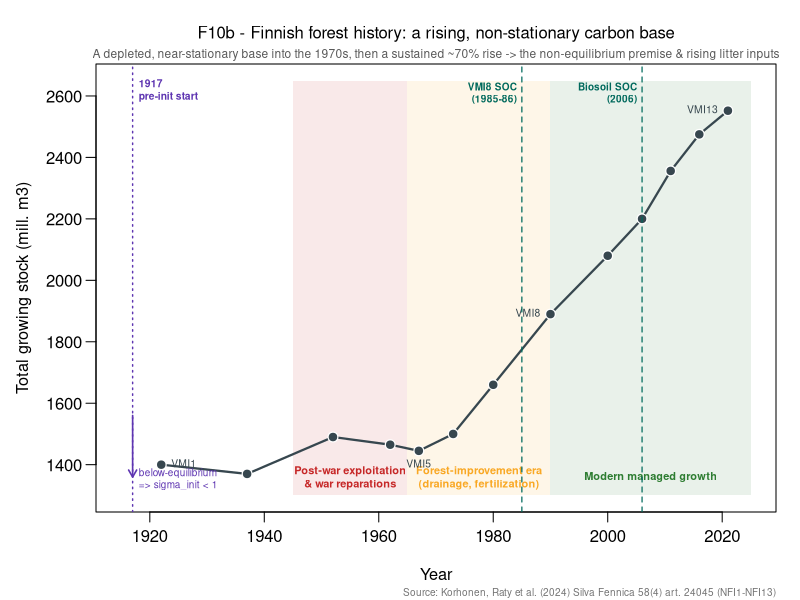

Source code (R):
setwd("/Users/ilmenichetti/Library/CloudStorage/OneDrive-Valtion/HIKET/SOC_modeling")
# F10b — Finnish forest history ([History] thread): the physical justification for a
# below-equilibrium 1917 start (sigma_init < 1) and rising, non-stationary litter inputs.
# Total growing stock from the National Forest Inventory (VMI1..VMI13), management eras
# shaded, the two SOC campaigns we calibrate against marked.
#
# SOURCE: Korhonen, Raty et al. (2024) "Forests of Finland 2019-2023 and their
# development 1921-2023", Silva Fennica 58(5) art. 24045 (open access). Total growing
# stock on productive + poorly productive forest land, whole country. Series now read
# from the single sourced data file (endpoints exact from the paper; NFI2-NFI10
# digitized from Fig 10a) so this figure and the C3 pre-run share ONE source of truth.
# Provenance per point: Data/forest_history/nfi_growing_stock.csv + its README.

# --- NFI total growing stock, mill. m3 (inventory midpoint year) -------------
gs  <- read.csv("Data/forest_history/nfi_growing_stock.csv")
vmi <- data.frame(year  = gs$midpoint_year,
                  stock = gs$total_stock_Mm3,
                  label = paste0("VMI", gs$nfi))

# --- management eras (shading) ----------------------------------------------
eras <- list(
  list(x0=1945, x1=1965, col="#c62828", name="Post-war exploitation\n& war reparations"),
  list(x0=1965, x1=1990, col="#f9a825", name="Forest-improvement era\n(drainage, fertilization)"),
  list(x0=1990, x1=2025, col="#2e7d32", name="Modern managed growth")
)

png("manuscript/figures/F10b_forest_history.png", width=10, height=5.2, units="in", res=200)
par(mar=c(4.4, 4.8, 3.2, 1.2), mgp=c(2.7, 0.7, 0))
xl <- c(1915, 2025); yl <- c(1300, 2650)
plot(NA, xlim=xl, ylim=yl, axes=FALSE, xlab="", ylab="")

# era bands
for (e in eras) {
  rect(e$x0, yl[1], e$x1, yl[2], col=adjustcolor(e$col, 0.10), border=NA)
  text(mean(c(e$x0, e$x1)), yl[1] + 60, e$name, cex=0.66, col=e$col, font=2, adj=0.5)
}

axis(1, at=seq(1920, 2020, 20)); axis(2, las=1); box()
mtext("Year", side=1, line=2.6, cex=0.98)
mtext("Total growing stock (mill. m3)", side=2, line=3.2, cex=0.98)

# growing-stock trajectory
lines(vmi$year, vmi$stock, col="#37474f", lwd=2.2)
points(vmi$year, vmi$stock, pch=21, bg="#37474f", col="white", cex=1.3, lwd=1.2)
# label the endpoints and the mid-century low
key <- vmi$label %in% c("VMI1","VMI5","VMI8","VMI13")
text(vmi$year[key], vmi$stock[key], vmi$label[key], pos=c(4,1,2,2), cex=0.62,
     col="#37474f", offset=0.5)

# --- 1917 below-equilibrium anchor (the calibration pre-init year) ----------
abline(v=1917, col="#5e35b1", lwd=1.4, lty=3)
text(1917, yl[2]-40, "1917\npre-init start", cex=0.62, col="#5e35b1", font=2, pos=4, offset=0.3)
arrows(1917, 1560, 1917, 1360, length=0.08, col="#5e35b1", lwd=1.6)
text(1917, 1345, "below-equilibrium\n=> sigma_init < 1", cex=0.6, col="#5e35b1", pos=4, offset=0.3)

# --- SOC campaigns we calibrate against -------------------------------------
soc <- data.frame(year=c(1985, 2006), name=c("VMI8 SOC\n(1985-86)", "Biosoil SOC\n(2006)"))
for (i in seq_len(nrow(soc))) {
  abline(v=soc$year[i], col="#00695c", lwd=1.2, lty=2)
  text(soc$year[i], 2600, soc$name[i], cex=0.6, col="#00695c", font=2, pos=2, offset=0.25)
}

title(main="F10b - Finnish forest history: a rising, non-stationary carbon base",
      cex.main=1.0, font.main=1)
mtext("A depleted, near-stationary base into the 1970s, then a sustained ~70% rise -> the non-equilibrium premise & rising litter inputs",
      side=3, line=0.1, cex=0.72, col="grey35")
mtext("Source: Korhonen, Raty et al. (2024) Silva Fennica 58(4) art. 24045 (NFI1-NFI13)",
      side=1, line=3.4, cex=0.6, col="grey45", adj=1)
dev.off()
cat("wrote manuscript/figures/F10b_forest_history.png\n")
